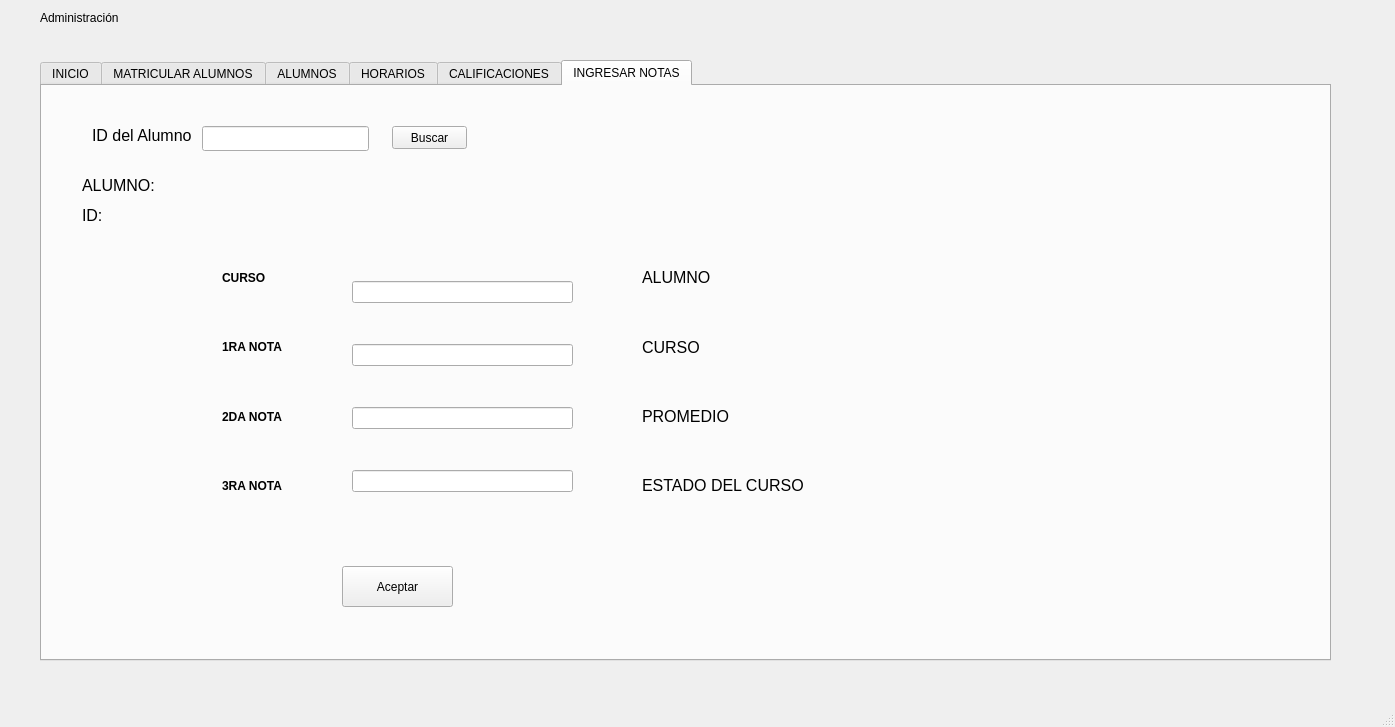
<?xml version="1.0" encoding="UTF-8"?>
<ui version="4.0">
 <class>adm_window</class>
 <widget class="QMainWindow" name="adm_window">
  <property name="geometry">
   <rect>
    <x>0</x>
    <y>0</y>
    <width>1395</width>
    <height>727</height>
   </rect>
  </property>
  <property name="windowTitle">
   <string>MainWindow</string>
  </property>
  <widget class="QWidget" name="centralwidget">
   <widget class="QTabWidget" name="tabWidget">
    <property name="geometry">
     <rect>
      <x>40</x>
      <y>60</y>
      <width>1291</width>
      <height>601</height>
     </rect>
    </property>
    <property name="currentIndex">
     <number>5</number>
    </property>
    <widget class="QWidget" name="tab">
     <attribute name="title">
      <string>INICIO</string>
     </attribute>
    </widget>
    <widget class="QWidget" name="tab_2">
     <attribute name="title">
      <string>MATRICULAR ALUMNOS</string>
     </attribute>
     <widget class="QWidget" name="verticalLayoutWidget_10">
      <property name="geometry">
       <rect>
        <x>300</x>
        <y>70</y>
        <width>131</width>
        <height>381</height>
       </rect>
      </property>
      <layout class="QVBoxLayout" name="verticalLayout_10">
       <item>
        <widget class="QLabel" name="label_16">
         <property name="font">
          <font>
           <weight>75</weight>
           <bold>true</bold>
          </font>
         </property>
         <property name="text">
          <string>ID</string>
         </property>
        </widget>
       </item>
       <item>
        <widget class="QLabel" name="label_17">
         <property name="font">
          <font>
           <weight>75</weight>
           <bold>true</bold>
          </font>
         </property>
         <property name="text">
          <string>NOMBRES</string>
         </property>
        </widget>
       </item>
       <item>
        <widget class="QLabel" name="label_35">
         <property name="font">
          <font>
           <weight>75</weight>
           <bold>true</bold>
          </font>
         </property>
         <property name="text">
          <string>APELLIDOS</string>
         </property>
        </widget>
       </item>
       <item>
        <widget class="QLabel" name="label_36">
         <property name="font">
          <font>
           <weight>75</weight>
           <bold>true</bold>
          </font>
         </property>
         <property name="text">
          <string>ESCUELA</string>
         </property>
        </widget>
       </item>
       <item>
        <widget class="QLabel" name="label_37">
         <property name="font">
          <font>
           <weight>75</weight>
           <bold>true</bold>
          </font>
         </property>
         <property name="text">
          <string>DNI</string>
         </property>
        </widget>
       </item>
       <item>
        <widget class="QLabel" name="label_38">
         <property name="font">
          <font>
           <weight>75</weight>
           <bold>true</bold>
          </font>
         </property>
         <property name="text">
          <string>FECHA DE NACIMIENTO</string>
         </property>
        </widget>
       </item>
       <item>
        <widget class="QLabel" name="label_39">
         <property name="font">
          <font>
           <weight>75</weight>
           <bold>true</bold>
          </font>
         </property>
         <property name="text">
          <string>DIRECCION</string>
         </property>
        </widget>
       </item>
       <item>
        <widget class="QLabel" name="label_40">
         <property name="font">
          <font>
           <weight>75</weight>
           <bold>true</bold>
          </font>
         </property>
         <property name="text">
          <string>TELEFONO</string>
         </property>
        </widget>
       </item>
       <item>
        <widget class="QLabel" name="label_41">
         <property name="font">
          <font>
           <weight>75</weight>
           <bold>true</bold>
          </font>
         </property>
         <property name="text">
          <string>EMAIL</string>
         </property>
        </widget>
       </item>
      </layout>
     </widget>
     <widget class="QLabel" name="label_7">
      <property name="geometry">
       <rect>
        <x>370</x>
        <y>20</y>
        <width>291</width>
        <height>31</height>
       </rect>
      </property>
      <property name="font">
       <font>
        <weight>75</weight>
        <bold>true</bold>
       </font>
      </property>
      <property name="text">
       <string>MATRICULAR ALUMNO</string>
      </property>
     </widget>
     <widget class="QWidget" name="verticalLayoutWidget_9">
      <property name="geometry">
       <rect>
        <x>500</x>
        <y>70</y>
        <width>221</width>
        <height>391</height>
       </rect>
      </property>
      <layout class="QVBoxLayout" name="verticalLayout_9">
       <item>
        <widget class="QLineEdit" name="input_alumno_id"/>
       </item>
       <item>
        <widget class="QLineEdit" name="input_alumno_nombre"/>
       </item>
       <item>
        <widget class="QLineEdit" name="input_alumno_apellidos"/>
       </item>
       <item>
        <widget class="QLineEdit" name="input_alumno_escuela"/>
       </item>
       <item>
        <widget class="QLineEdit" name="input_alumno_dni"/>
       </item>
       <item>
        <widget class="QDateEdit" name="input_alumno_fecha_nac"/>
       </item>
       <item>
        <widget class="QLineEdit" name="input_alumno_direccion"/>
       </item>
       <item>
        <widget class="QLineEdit" name="input_alumno_telf"/>
       </item>
       <item>
        <widget class="QLineEdit" name="input_alumno_email"/>
       </item>
      </layout>
     </widget>
     <widget class="QPushButton" name="boton_agregar_alumno">
      <property name="geometry">
       <rect>
        <x>360</x>
        <y>510</y>
        <width>161</width>
        <height>41</height>
       </rect>
      </property>
      <property name="text">
       <string>Agregar Alumno</string>
      </property>
     </widget>
    </widget>
    <widget class="QWidget" name="tab_5">
     <attribute name="title">
      <string>ALUMNOS</string>
     </attribute>
     <widget class="QPushButton" name="cargar_alumnos">
      <property name="geometry">
       <rect>
        <x>40</x>
        <y>30</y>
        <width>221</width>
        <height>23</height>
       </rect>
      </property>
      <property name="text">
       <string>CARGAR INFORMACION</string>
      </property>
     </widget>
     <widget class="QTableWidget" name="tabla_alumnos">
      <property name="geometry">
       <rect>
        <x>160</x>
        <y>80</y>
        <width>951</width>
        <height>491</height>
       </rect>
      </property>
      <property name="sizePolicy">
       <sizepolicy hsizetype="Fixed" vsizetype="Fixed">
        <horstretch>0</horstretch>
        <verstretch>0</verstretch>
       </sizepolicy>
      </property>
      <attribute name="horizontalHeaderCascadingSectionResizes">
       <bool>false</bool>
      </attribute>
      <attribute name="horizontalHeaderHighlightSections">
       <bool>true</bool>
      </attribute>
      <attribute name="horizontalHeaderShowSortIndicator" stdset="0">
       <bool>true</bool>
      </attribute>
      <column>
       <property name="text">
        <string>ID</string>
       </property>
      </column>
      <column>
       <property name="text">
        <string>NOMBRES</string>
       </property>
      </column>
      <column>
       <property name="text">
        <string>APELLIDOS</string>
       </property>
      </column>
      <column>
       <property name="text">
        <string>ESCUELA</string>
       </property>
      </column>
      <column>
       <property name="text">
        <string>DNI</string>
       </property>
      </column>
      <column>
       <property name="text">
        <string>F. NACIMIENTO</string>
       </property>
      </column>
      <column>
       <property name="text">
        <string>DIRECCIÓN</string>
       </property>
      </column>
      <column>
       <property name="text">
        <string>TELF</string>
       </property>
      </column>
      <column>
       <property name="text">
        <string>EMAIL</string>
       </property>
      </column>
     </widget>
    </widget>
    <widget class="QWidget" name="tab_3">
     <attribute name="title">
      <string>HORARIOS</string>
     </attribute>
     <widget class="QTableWidget" name="tableWidget_2">
      <property name="geometry">
       <rect>
        <x>40</x>
        <y>40</y>
        <width>661</width>
        <height>381</height>
       </rect>
      </property>
      <column>
       <property name="text">
        <string>ID</string>
       </property>
      </column>
      <column>
       <property name="text">
        <string>NOMBRES</string>
       </property>
      </column>
      <column>
       <property name="text">
        <string>APELLIDOS</string>
       </property>
      </column>
      <column>
       <property name="text">
        <string>CARGO</string>
       </property>
      </column>
      <column>
       <property name="text">
        <string>TELF</string>
       </property>
      </column>
     </widget>
    </widget>
    <widget class="QWidget" name="tab_4">
     <attribute name="title">
      <string>CALIFICACIONES</string>
     </attribute>
     <widget class="QLabel" name="label_5">
      <property name="geometry">
       <rect>
        <x>40</x>
        <y>90</y>
        <width>103</width>
        <height>19</height>
       </rect>
      </property>
      <property name="font">
       <font>
        <pointsize>12</pointsize>
       </font>
      </property>
      <property name="text">
       <string>ALUMNO:</string>
      </property>
     </widget>
     <widget class="QTableWidget" name="tabla_notas_alumno">
      <property name="geometry">
       <rect>
        <x>30</x>
        <y>130</y>
        <width>571</width>
        <height>401</height>
       </rect>
      </property>
      <attribute name="horizontalHeaderCascadingSectionResizes">
       <bool>false</bool>
      </attribute>
      <attribute name="horizontalHeaderDefaultSectionSize">
       <number>100</number>
      </attribute>
      <attribute name="horizontalHeaderHighlightSections">
       <bool>true</bool>
      </attribute>
      <attribute name="horizontalHeaderShowSortIndicator" stdset="0">
       <bool>false</bool>
      </attribute>
      <attribute name="horizontalHeaderStretchLastSection">
       <bool>false</bool>
      </attribute>
      <attribute name="verticalHeaderCascadingSectionResizes">
       <bool>false</bool>
      </attribute>
      <attribute name="verticalHeaderShowSortIndicator" stdset="0">
       <bool>false</bool>
      </attribute>
      <attribute name="verticalHeaderStretchLastSection">
       <bool>false</bool>
      </attribute>
      <column>
       <property name="text">
        <string>CURSO</string>
       </property>
      </column>
      <column>
       <property name="text">
        <string>1RA NOTA</string>
       </property>
      </column>
      <column>
       <property name="text">
        <string>2DA NOTA</string>
       </property>
      </column>
      <column>
       <property name="text">
        <string>3RA NOTA</string>
       </property>
      </column>
      <column>
       <property name="text">
        <string>NOTA FINAL</string>
       </property>
      </column>
     </widget>
     <widget class="QPushButton" name="boton_buscar_calificaciones_alumno">
      <property name="geometry">
       <rect>
        <x>350</x>
        <y>40</y>
        <width>75</width>
        <height>23</height>
       </rect>
      </property>
      <property name="text">
       <string>Buscar</string>
      </property>
     </widget>
     <widget class="QLineEdit" name="input_id_alumno_notas">
      <property name="geometry">
       <rect>
        <x>160</x>
        <y>40</y>
        <width>167</width>
        <height>25</height>
       </rect>
      </property>
      <property name="font">
       <font>
        <pointsize>12</pointsize>
       </font>
      </property>
     </widget>
     <widget class="QLabel" name="label_6">
      <property name="geometry">
       <rect>
        <x>50</x>
        <y>40</y>
        <width>103</width>
        <height>19</height>
       </rect>
      </property>
      <property name="font">
       <font>
        <pointsize>12</pointsize>
       </font>
      </property>
      <property name="text">
       <string>ID del Alumno</string>
      </property>
     </widget>
     <widget class="QLabel" name="line_nombre_alumno">
      <property name="geometry">
       <rect>
        <x>140</x>
        <y>90</y>
        <width>103</width>
        <height>19</height>
       </rect>
      </property>
      <property name="font">
       <font>
        <pointsize>12</pointsize>
       </font>
      </property>
      <property name="text">
       <string>...</string>
      </property>
     </widget>
     <widget class="QWidget" name="verticalLayoutWidget">
      <property name="geometry">
       <rect>
        <x>630</x>
        <y>130</y>
        <width>247</width>
        <height>271</height>
       </rect>
      </property>
      <layout class="QVBoxLayout" name="verticalLayout">
       <item>
        <widget class="QLabel" name="label_8">
         <property name="font">
          <font>
           <pointsize>12</pointsize>
          </font>
         </property>
         <property name="text">
          <string>CURSOS APROBADOS</string>
         </property>
        </widget>
       </item>
       <item>
        <widget class="QLabel" name="label_11">
         <property name="font">
          <font>
           <pointsize>12</pointsize>
          </font>
         </property>
         <property name="text">
          <string>CURSOS DESAPROBADOS</string>
         </property>
        </widget>
       </item>
       <item>
        <widget class="QLabel" name="label_9">
         <property name="font">
          <font>
           <pointsize>12</pointsize>
          </font>
         </property>
         <property name="text">
          <string>NUMERO DE CURSOS</string>
         </property>
        </widget>
       </item>
       <item>
        <widget class="QLabel" name="label_10">
         <property name="font">
          <font>
           <pointsize>12</pointsize>
          </font>
         </property>
         <property name="text">
          <string>PROMEDIO GENERAL</string>
         </property>
        </widget>
       </item>
      </layout>
     </widget>
     <widget class="QWidget" name="verticalLayoutWidget_2">
      <property name="geometry">
       <rect>
        <x>880</x>
        <y>130</y>
        <width>251</width>
        <height>271</height>
       </rect>
      </property>
      <layout class="QVBoxLayout" name="verticalLayout_2">
       <item>
        <widget class="QLabel" name="line_aprobado">
         <property name="font">
          <font>
           <pointsize>12</pointsize>
          </font>
         </property>
         <property name="text">
          <string/>
         </property>
        </widget>
       </item>
       <item>
        <widget class="QLabel" name="line_desaprobado">
         <property name="font">
          <font>
           <pointsize>12</pointsize>
          </font>
         </property>
         <property name="text">
          <string/>
         </property>
        </widget>
       </item>
       <item>
        <widget class="QLabel" name="line_cant_cursos">
         <property name="font">
          <font>
           <pointsize>12</pointsize>
          </font>
         </property>
         <property name="text">
          <string/>
         </property>
        </widget>
       </item>
       <item>
        <widget class="QLabel" name="line_promedio">
         <property name="font">
          <font>
           <pointsize>12</pointsize>
          </font>
         </property>
         <property name="text">
          <string/>
         </property>
        </widget>
       </item>
      </layout>
     </widget>
    </widget>
    <widget class="QWidget" name="tab_6">
     <attribute name="title">
      <string>INGRESAR NOTAS</string>
     </attribute>
     <widget class="QLabel" name="label_2">
      <property name="geometry">
       <rect>
        <x>50</x>
        <y>40</y>
        <width>103</width>
        <height>19</height>
       </rect>
      </property>
      <property name="font">
       <font>
        <pointsize>12</pointsize>
       </font>
      </property>
      <property name="text">
       <string>ID del Alumno</string>
      </property>
     </widget>
     <widget class="QPushButton" name="boton_buscar">
      <property name="geometry">
       <rect>
        <x>350</x>
        <y>40</y>
        <width>75</width>
        <height>23</height>
       </rect>
      </property>
      <property name="text">
       <string>Buscar</string>
      </property>
     </widget>
     <widget class="QLineEdit" name="input_id_alumno_ing_notas">
      <property name="geometry">
       <rect>
        <x>160</x>
        <y>40</y>
        <width>167</width>
        <height>25</height>
       </rect>
      </property>
      <property name="font">
       <font>
        <pointsize>12</pointsize>
       </font>
      </property>
     </widget>
     <widget class="QLabel" name="label_3">
      <property name="geometry">
       <rect>
        <x>40</x>
        <y>90</y>
        <width>103</width>
        <height>19</height>
       </rect>
      </property>
      <property name="font">
       <font>
        <pointsize>12</pointsize>
       </font>
      </property>
      <property name="text">
       <string>ALUMNO:</string>
      </property>
     </widget>
     <widget class="QLabel" name="line_nombre_alumno_resultado">
      <property name="geometry">
       <rect>
        <x>140</x>
        <y>90</y>
        <width>301</width>
        <height>19</height>
       </rect>
      </property>
      <property name="font">
       <font>
        <pointsize>12</pointsize>
       </font>
      </property>
      <property name="text">
       <string/>
      </property>
     </widget>
     <widget class="QWidget" name="verticalLayoutWidget_11">
      <property name="geometry">
       <rect>
        <x>310</x>
        <y>160</y>
        <width>221</width>
        <height>281</height>
       </rect>
      </property>
      <layout class="QVBoxLayout" name="verticalLayout_11">
       <item>
        <widget class="QLineEdit" name="input_ing_notas_curso"/>
       </item>
       <item>
        <widget class="QLineEdit" name="input_ing_notas_1nota"/>
       </item>
       <item>
        <widget class="QLineEdit" name="input_ing_notas_2nota"/>
       </item>
       <item>
        <widget class="QLineEdit" name="input_ing_notas_3nota"/>
       </item>
      </layout>
     </widget>
     <widget class="QWidget" name="verticalLayoutWidget_12">
      <property name="geometry">
       <rect>
        <x>180</x>
        <y>160</y>
        <width>131</width>
        <height>271</height>
       </rect>
      </property>
      <layout class="QVBoxLayout" name="verticalLayout_12">
       <item>
        <widget class="QLabel" name="label_18">
         <property name="font">
          <font>
           <weight>75</weight>
           <bold>true</bold>
          </font>
         </property>
         <property name="text">
          <string>CURSO</string>
         </property>
        </widget>
       </item>
       <item>
        <widget class="QLabel" name="label_19">
         <property name="font">
          <font>
           <weight>75</weight>
           <bold>true</bold>
          </font>
         </property>
         <property name="text">
          <string>1RA NOTA</string>
         </property>
        </widget>
       </item>
       <item>
        <widget class="QLabel" name="label_42">
         <property name="font">
          <font>
           <weight>75</weight>
           <bold>true</bold>
          </font>
         </property>
         <property name="text">
          <string>2DA NOTA</string>
         </property>
        </widget>
       </item>
       <item>
        <widget class="QLabel" name="label_43">
         <property name="font">
          <font>
           <weight>75</weight>
           <bold>true</bold>
          </font>
         </property>
         <property name="text">
          <string>3RA NOTA</string>
         </property>
        </widget>
       </item>
      </layout>
     </widget>
     <widget class="QPushButton" name="boton_ingresar_nota">
      <property name="geometry">
       <rect>
        <x>300</x>
        <y>480</y>
        <width>111</width>
        <height>41</height>
       </rect>
      </property>
      <property name="text">
       <string>Aceptar</string>
      </property>
     </widget>
     <widget class="QWidget" name="verticalLayoutWidget_3">
      <property name="geometry">
       <rect>
        <x>600</x>
        <y>160</y>
        <width>247</width>
        <height>271</height>
       </rect>
      </property>
      <layout class="QVBoxLayout" name="verticalLayout_3">
       <item>
        <widget class="QLabel" name="label_12">
         <property name="font">
          <font>
           <pointsize>12</pointsize>
          </font>
         </property>
         <property name="text">
          <string>ALUMNO</string>
         </property>
        </widget>
       </item>
       <item>
        <widget class="QLabel" name="label_13">
         <property name="font">
          <font>
           <pointsize>12</pointsize>
          </font>
         </property>
         <property name="text">
          <string>CURSO</string>
         </property>
        </widget>
       </item>
       <item>
        <widget class="QLabel" name="label_14">
         <property name="font">
          <font>
           <pointsize>12</pointsize>
          </font>
         </property>
         <property name="text">
          <string>PROMEDIO</string>
         </property>
        </widget>
       </item>
       <item>
        <widget class="QLabel" name="label_15">
         <property name="font">
          <font>
           <pointsize>12</pointsize>
          </font>
         </property>
         <property name="text">
          <string>ESTADO DEL CURSO</string>
         </property>
        </widget>
       </item>
      </layout>
     </widget>
     <widget class="QWidget" name="verticalLayoutWidget_4">
      <property name="geometry">
       <rect>
        <x>850</x>
        <y>160</y>
        <width>251</width>
        <height>271</height>
       </rect>
      </property>
      <layout class="QVBoxLayout" name="verticalLayout_4">
       <item>
        <widget class="QLabel" name="line_nombre_alumno_estado">
         <property name="font">
          <font>
           <pointsize>12</pointsize>
          </font>
         </property>
         <property name="text">
          <string/>
         </property>
        </widget>
       </item>
       <item>
        <widget class="QLabel" name="line_curso_estado">
         <property name="font">
          <font>
           <pointsize>12</pointsize>
          </font>
         </property>
         <property name="text">
          <string/>
         </property>
        </widget>
       </item>
       <item>
        <widget class="QLabel" name="line_promedio_estado">
         <property name="font">
          <font>
           <pointsize>12</pointsize>
          </font>
         </property>
         <property name="text">
          <string/>
         </property>
        </widget>
       </item>
       <item>
        <widget class="QLabel" name="line_estado_curso_estado">
         <property name="font">
          <font>
           <pointsize>12</pointsize>
          </font>
         </property>
         <property name="text">
          <string/>
         </property>
        </widget>
       </item>
      </layout>
     </widget>
     <widget class="QLabel" name="label_20">
      <property name="geometry">
       <rect>
        <x>40</x>
        <y>120</y>
        <width>103</width>
        <height>19</height>
       </rect>
      </property>
      <property name="font">
       <font>
        <pointsize>12</pointsize>
       </font>
      </property>
      <property name="text">
       <string>ID:</string>
      </property>
     </widget>
     <widget class="QLabel" name="line_id_alumno_resultado">
      <property name="geometry">
       <rect>
        <x>140</x>
        <y>120</y>
        <width>331</width>
        <height>19</height>
       </rect>
      </property>
      <property name="font">
       <font>
        <pointsize>12</pointsize>
       </font>
      </property>
      <property name="text">
       <string/>
      </property>
     </widget>
    </widget>
   </widget>
   <widget class="QLabel" name="label">
    <property name="geometry">
     <rect>
      <x>40</x>
      <y>10</y>
      <width>131</width>
      <height>16</height>
     </rect>
    </property>
    <property name="text">
     <string>Administración</string>
    </property>
   </widget>
  </widget>
  <widget class="QStatusBar" name="statusbar"/>
 </widget>
 <resources/>
 <connections/>
</ui>
